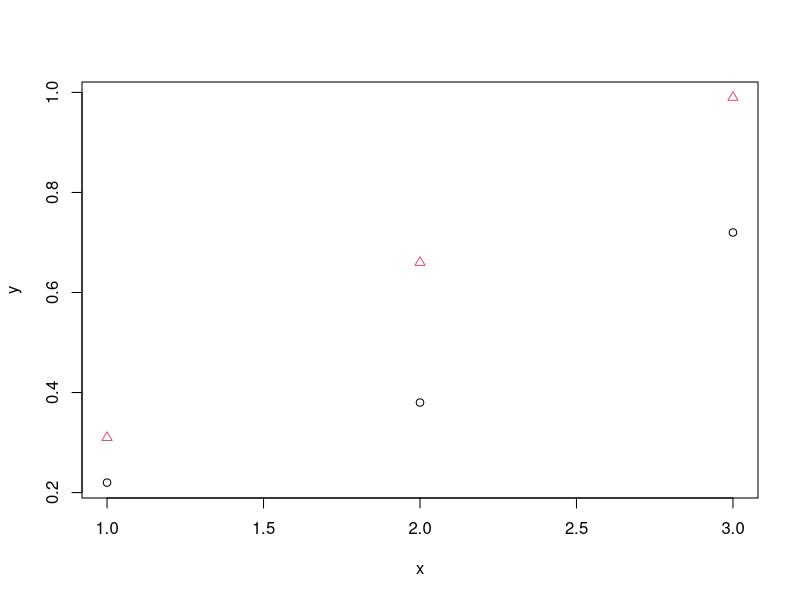
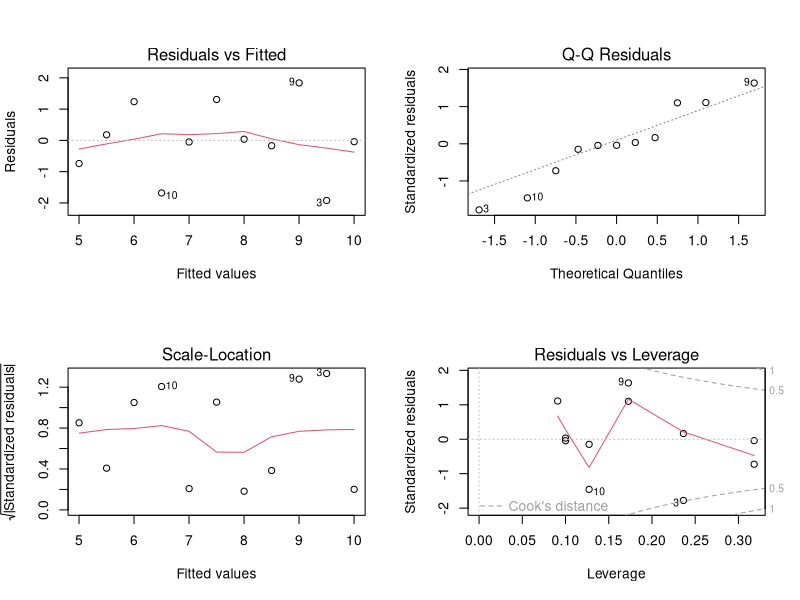
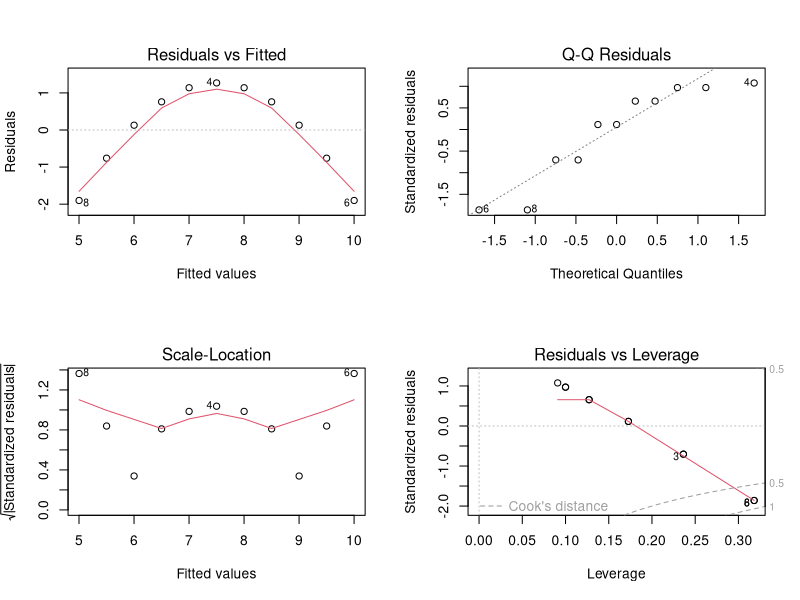
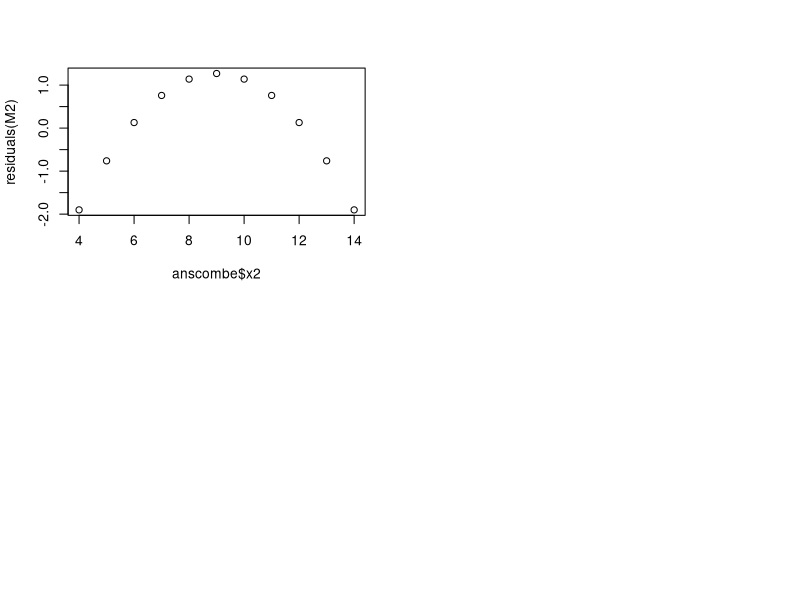
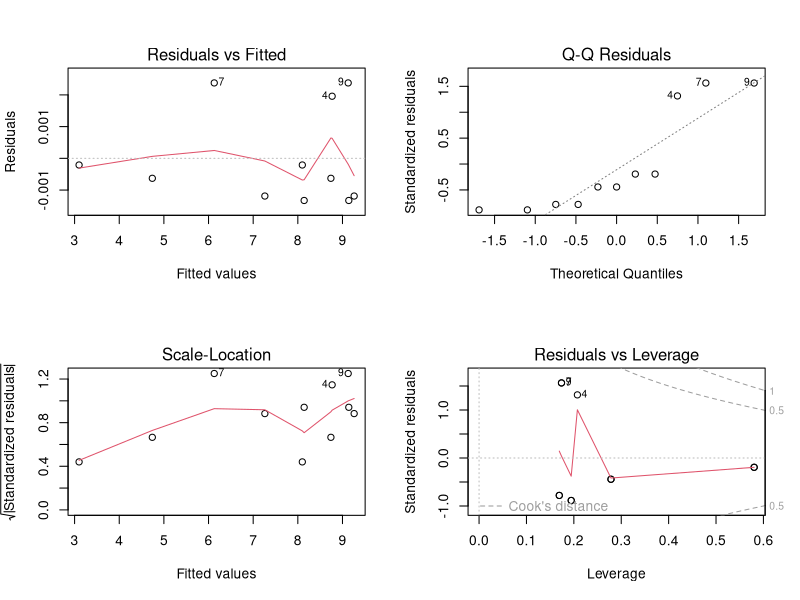
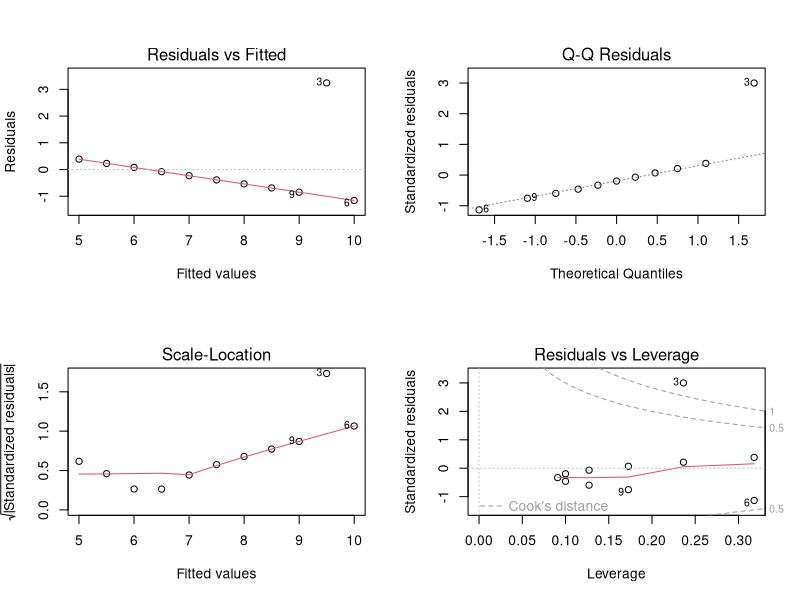
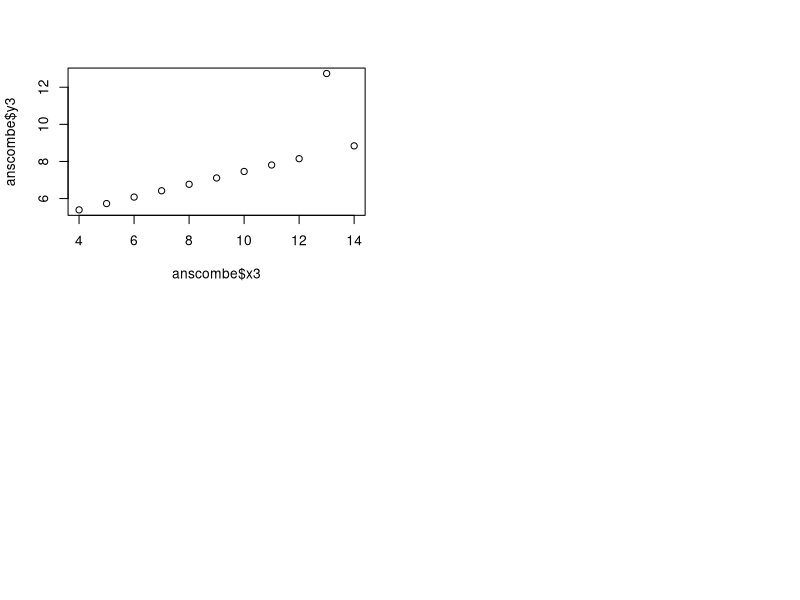
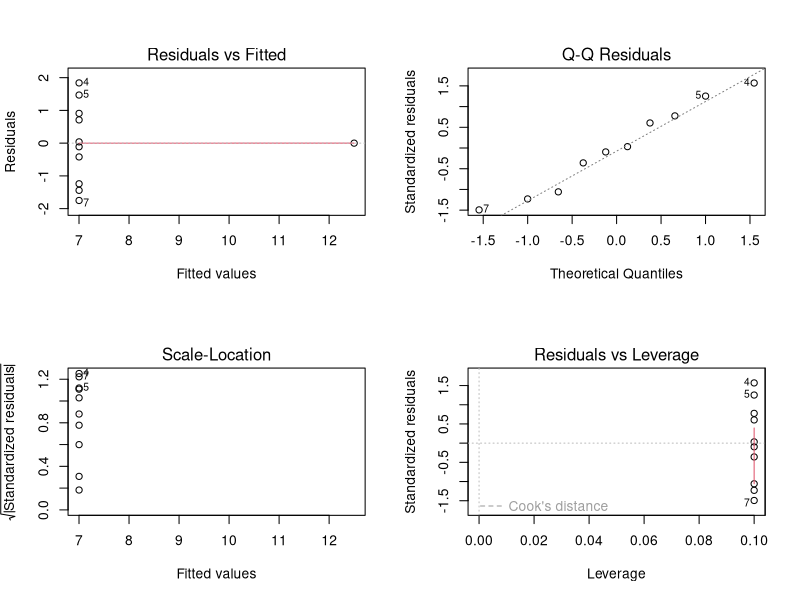

R code for these plots, in order:
##################################################
# Ex 3.4
##################################################
x <- rep(1:3,2)
method <- c(rep(0,3),rep(1,3))
y <- c(0.22,0.38,0.72,0.31,0.66,0.99)

plot(y ~ x, col=method+1, pch = method+1)

v <- x^((method<=1)+(method==0))
Sigma <- diag(v)

# Parameter estimates
X0 <- cbind(1, method, x, method * x)
ISigma <- solve(Sigma)
beta0 <- solve(t(X0) %*% ISigma %*% X0) %*%
    t(X0) %*% ISigma %*% y

# Estimated (hat-)values
yh <- X0%*%beta0
sigma.h2 <- t(y-yh)%*%ISigma%*%(y-yh)/
    (6-4)
sigma.h2

# With R (lm)
M0 <- lm(y ~ factor(method)*x,weights=1/v)
beta0
coef(M0)

# Simplify model
M1 <- lm(y ~ factor(method):x,weights=1/v)
M2 <- lm(y ~ x,weights=1/v) 

# And test
anova(M1,M0)
anova(M2,M0)
# The is only weak evidence of difference  between the two methods. I.e. we will
# accept that the concentrations are the same.


##################################################
# Exercise 3.7
##################################################
data(anscombe)
M1 <- lm(y1 ~ x1, data=anscombe)
M2 <- lm(y2 ~ x2, data=anscombe)
M3 <- lm(y3 ~ x3, data=anscombe)
M4 <- lm(y4 ~ x4, data = anscombe)

summary(M1)
summary(M2)
summary(M3)
summary(M4)
# All stats are the same

# but have a look at residual plots
par(mfrow=c(2,2))
plot(M1) # ok.

par(mfrow=c(2,2))
plot(M2) # Not ok, missing a second order term
plot(anscombe$x2,residuals(M2))
M22 <- update(M2,.~.+I(x2^2))
par(mfrow=c(2,2))
plot(M22)

par(mfrow=c(2,2))
plot(M3) # Not ok. one outlier
plot(anscombe$x3,anscombe$y3)

par(mfrow=c(2,2))
plot(M4) # Not ok, no exertation of covariate 
plot(y4~x4,data = anscombe)


plot(y1~x1,data = anscombe)
plot(y2~x2,data = anscombe)
plot(y3~x3,data = anscombe)
plot(y4~x4,data = anscombe)
##################################################


## 3.6 (verification by simulation)
n <- 10
x <- seq(0.1,10,length=n)
sigma<-2
y <- rnorm(n,mean=x,sd=sigma/x)
plot(x,y)

## Q1:
(sum(x^2))^(-1)*sum(x*y)
summary(lm(y~-1+x))

## var of estimator
sigma^2/sum(x^2)^2

k <- 1000000
beta <- numeric(k)
for(i in 1:k){
    y <- rnorm(n,mean=x,sd=sigma/x)
    beta[i]<- (sum(x^2))^(-1)*sum(x*y)
}
mean(beta)
var(beta)
sigma^2*n/sum(x^2)^2
hist(beta)



## Q2:
Sigma <- diag(1/x^2)
sum(x^4)^(-1)*sum(x^3*y)

summary(lm(y~-1+x,weights=1/diag(Sigma)))

#k <- 100000
beta2 <- numeric(k)
for(i in 1:k){
    y <- rnorm(n,mean=x,sd=sigma/x)
    beta2[i]<- sum(x^4)^(-1)*sum(x^3*y)
}
mean(beta2)
var(beta2)-
sigma^2/sum(x^4)

hist(beta2)

var(beta2)/var(beta)
(sum(x^2)^2/n)/(sum(x^4))


## Q4:
library(mvtnorm)
rho<-0.5
Sigma <- diag(10)
Sigma1 <- (row(Sigma) == col(Sigma) + 1) 
Sigma[Sigma1] <- rho
Sigma1 <- (row(Sigma) +1== col(Sigma) ) 
Sigma[Sigma1] <- rho
Sigma

y <- as.numeric(rmvnorm(1,mean=x,sigma=sigma^2*Sigma))

lm(y~-1+x)

k <- 10000
beta <- numeric(k)
for(i in 1:k){
    y <- as.numeric(rmvnorm(1,mean=x,sigma=sigma^2*Sigma))
    beta[i]<- (sum(x^2))^(-1)*sum(x*y)
}

mean(beta)
var(beta)
sigma^2/sum(x^2)^2*x%*%Sigma%*%x
##################################################
##
##################################################
